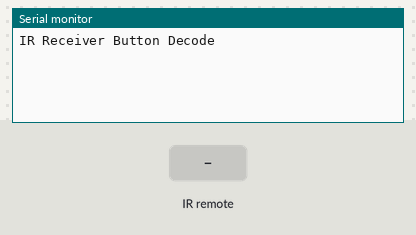
Recording of a sketch running on a simulated Arduino Uno, built with avr-gcc and run on an emulated ATmega328P. Shown: the last lines printed to the serial monitor. The test bench sets the inputs (shaded band).

Above: at 1.2 s.
1.3 s: infrared code 0xFFA25D received
At 1.8 s:
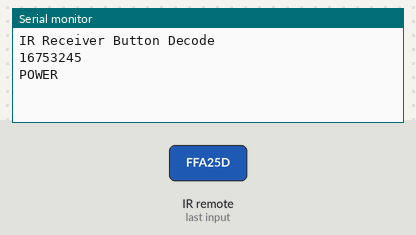
2.8 s: infrared code 0xFFE21D received
At 4.0 s:
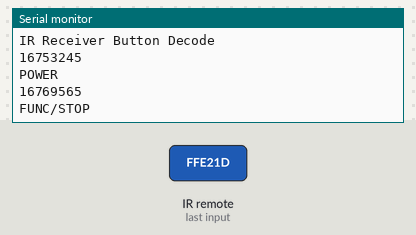
4.3 s: infrared code 0xFF629D received
At 5.3 s:
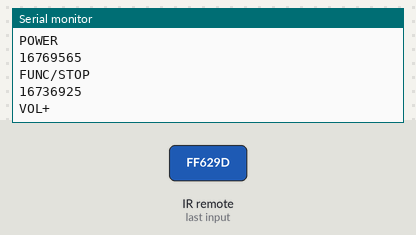
5.8 s: infrared code 0xFF22DD received
At 6.4 s:
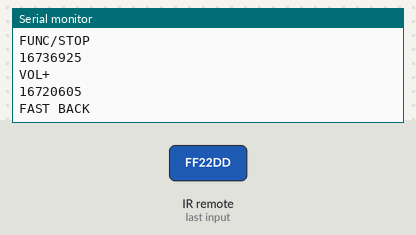
7.3 s: infrared code 0xFF02FD received
At 8.5 s:
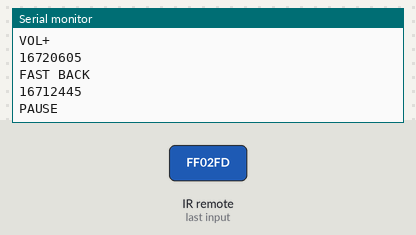
8.8 s: infrared code 0xFFC23D received
At 9.9 s:
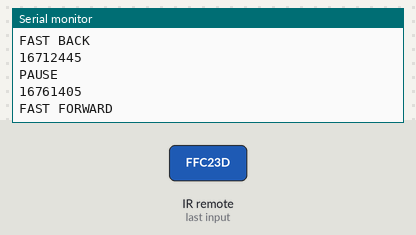
Timing chart, 0 to 11.3 s (numbered marks = the images above; inputs shaded):
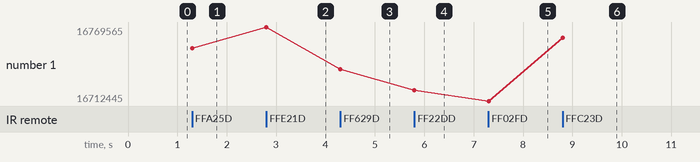

Measured:
- after the input at 1.3 s, the serial monitor: prints a new line at once (image 1)
- after the input at 2.8 s, the serial monitor: prints a new line at once (image 2)
- after the input at 4.3 s, the serial monitor: prints a new line at once (image 3)
- after the input at 5.8 s, the serial monitor: prints a new line at once (image 4)
- after the input at 7.3 s, the serial monitor: prints a new line at once (image 5)
- after the input at 8.8 s, the serial monitor: prints a new line at once (image 6)
- plotted number 1: 16753245 → 16769565 after the input at 2.8 s, 16769565 → 16736925 after the input at 4.3 s, 16736925 → 16720605 after the input at 5.8 s, 16720605 → 16712445 after the input at 7.3 s, 16712445 → 16761405 after the input at 8.8 s

The sketch:

IR_Receiver_Module.ino
```cpp
//www.elegoo.com
//2016.12.9

#include "IRremote.h"

int receiver = 11; // Signal Pin of IR receiver to Arduino Digital Pin 11

/*-----( Declare objects )-----*/
IRrecv irrecv(receiver);     // create instance of 'irrecv'
decode_results results;      // create instance of 'decode_results'

/*-----( Function )-----*/
void translateIR() // takes action based on IR code received

// describing Remote IR codes

{
  Serial.println(results.value);
  switch(results.value)

  {
  case 0xFFA25D: Serial.println("POWER"); break;
  case 0xFFE21D: Serial.println("FUNC/STOP"); break;
  case 0xFF629D: Serial.println("VOL+"); break;
  case 0xFF22DD: Serial.println("FAST BACK");    break;
  case 0xFF02FD: Serial.println("PAUSE");    break;
  case 0xFFC23D: Serial.println("FAST FORWARD");   break;
  case 0xFFE01F: Serial.println("DOWN");    break;
  case 0xFFA857: Serial.println("VOL-");    break;
  case 0xFF906F: Serial.println("UP");    break;
  case 0xFF9867: Serial.println("EQ");    break;
  case 0xFFB04F: Serial.println("ST/REPT");    break;
  case 0xFF6897: Serial.println("0");    break;
  case 3772784863: Serial.println("1");    break;
  case 3772817503: Serial.println("2");    break;
  case 3772801183: Serial.println("3");    break;
  case 0xFF10EF: Serial.println("4");    break;
  case 0xFF38C7: Serial.println("5");    break;
  case 0xFF5AA5: Serial.println("6");    break;
  case 0xFF42BD: Serial.println("7");    break;
  case 0xFF4AB5: Serial.println("8");    break;
  case 0xFF52AD: Serial.println("9");    break;
  case 0xFFFFFFFF: Serial.println(" REPEAT");break;

  default:
    Serial.println(" other button   ");

  }// End Case

  delay(500); // Do not get immediate repeat


} //END translateIR
void setup()   /*----( SETUP: RUNS ONCE )----*/
{
  Serial.begin(9600);
  Serial.println("IR Receiver Button Decode");
  irrecv.enableIRIn(); // Start the receiver

}/*--(end setup )---*/


void loop()   /*----( LOOP: RUNS CONSTANTLY )----*/
{
if (irrecv.decode(&results)) // have we received an IR signal?

  {
    translateIR();
    irrecv.resume(); // receive the next value
  }
}/* --(end main loop )-- */
```
